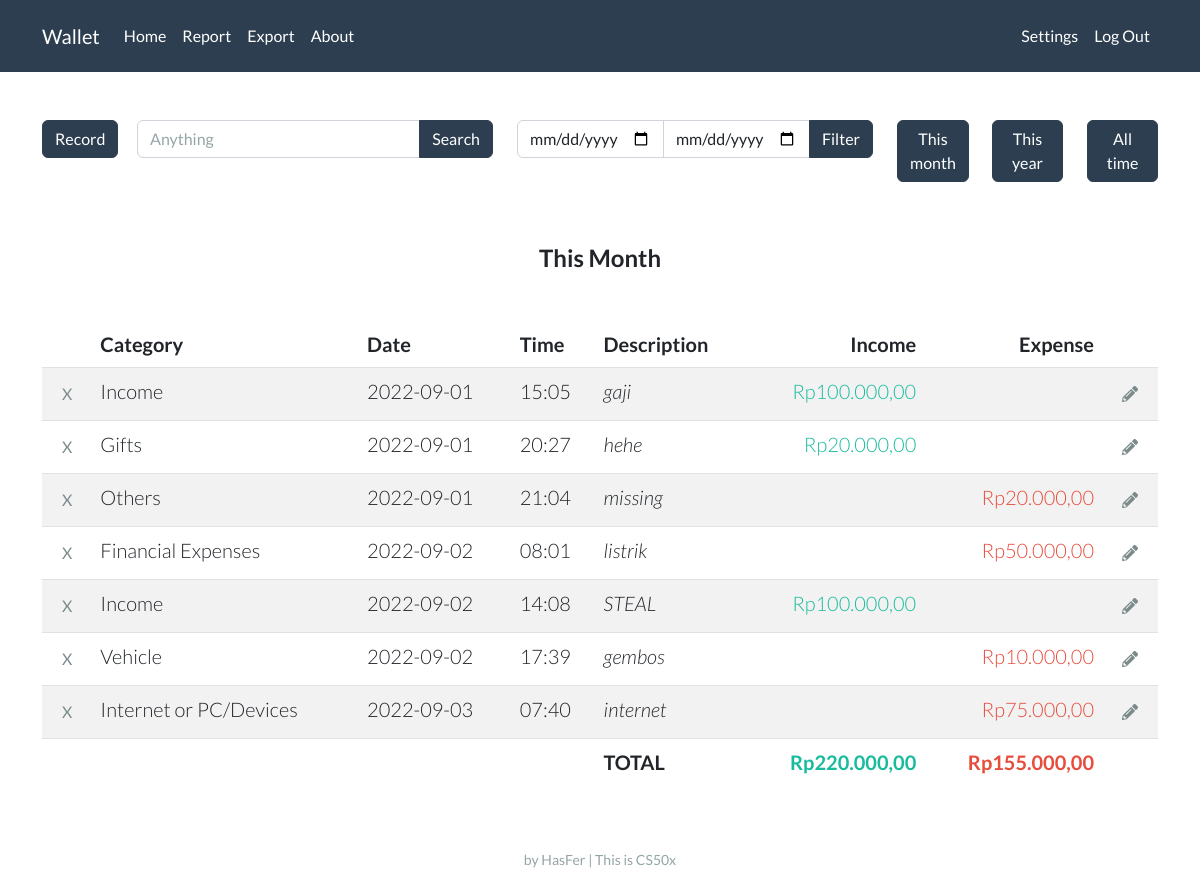
The page / (signed in) on the database its author committed.
### tables this page shows
CREATE TABLE records (
                id INTEGER,
                user_id INTEGER,
                account_name TEXT,
                account_category TEXT,
                date NUMBER,
                time NUMBER,
                description TEXT, amount REAL, random_id TEXT,
                PRIMARY KEY(id),
                FOREIGN KEY(user_id) REFERENCES users(id)
                );

### app.py (the view, shortened to what this page needs)
@app.route("/", methods=["GET", "POST"])
def index():
    if session.get("user_id") is None:
        return render_template("index.html")
    con, cur = connect_db()
    if request.method == "GET":
        year_now = str(datetime.now().year)
        month_now = str(datetime.now().month)
        date_filter = year_now + '%' + month_now + '%'
        label = 'This Month'
    if request.form.get('filter_btn') == 'between':
        res = cur.execute("SELECT * FROM records WHERE user_id = ? AND date BETWEEN ? AND ?",
                          (session["user_id"], start_date, end_date))
    elif request.form.get('search_btn') == 'search_btn':
        res = cur.execute("SELECT * FROM records WHERE user_id = ? AND (account_name LIKE ? OR description LIKE ?)",
                          (session["user_id"], f"%{keyword}%", f"%{keyword}%"))
    else:
        res = cur.execute("SELECT * FROM records WHERE user_id = ? AND date LIKE ?", (session["user_id"], date_filter))
    res = list(res)
    income = 0
    expense = 0
    for i in res:
        if i[3] == 'Income':
            income += i[7]
        else:
            expense += i[7]
    records = []
    for i in res:
        i = list(i)
        i[7] = idr(i[7])
        records.append(i)
    income = idr(income)
    expense = idr(expense)
    income_list, expense_list = account_name_list()
    default_selected = "selected"
    con.close()
    return render_template("home.html", records=records, income=income, expense=expense, label=label, date_now=get_date_now(), time_now=get_time_now(), income_list=income_list, expense_list=expense_list, default_selected=default_selected)

### helpers.py (called while the page is built)
def connect_db(db="wallet.db"):
    con = sqlite3.connect(db)
    cur = con.cursor()
    return con, cur

def idr(value):
    value = f"Rp{value:,.2f}"
    rupiah = value.replace(".", "#")
    rupiah = rupiah.replace(",", ".")
    rupiah = rupiah.replace("#", ",")
    return rupiah

def get_date_now():
    now = datetime.now()
    day = now.day
    if day < 10:
        day = f"0{day}"
    month = now.month
    if month < 10:
        month = f"0{month}"
    year = now.year
    date_now = f"{year}-{month}-{day}"
    return date_now

def get_time_now():
    now = datetime.now()
    hour = now.hour
    if hour < 10:
        hour = f"0{hour}"
    minute = now.minute
    if minute < 10:
        minute = f"0{minute}"
    time_now = f"{hour}:{minute}"
    return time_now

def account_name_list(selected='', plug=''):
    con, cur = connect_db()
    res = cur.execute("SELECT * FROM account")
    income_list = []
    expense_list = []
    for i in res:
        if i[0] == 'Income':
            if i[1] == selected:
                income_list.append([i[1], 'selected'])
            else:
                income_list.append([i[1], plug])
        else:
            if i[1] == selected:
                expense_list.append([i[1], 'selected'])
            else:
                expense_list.append([i[1], plug])
    con.close()
    return income_list, expense_list

### templates/home.html (shortened to what this page needs)
{% extends "layout.html" %}
{% block main %}
<div class="row">
    <div class="col-lg-1">
        <button type="button" class="btn btn-primary mb-3" data-bs-toggle="collapse" data-bs-target="#demo">Record</button>
    </div>
        <div class="col-lg-4">
            <form action="/" method="post">
                <div class="input-group mb-3">
                    <input name="search_vield" type="text" class="form-control" placeholder="Anything" aria-label="Search" aria-describedby="button-addon2">
                    <button name="search_btn" value="search_btn" class="btn btn-primary" type="submit" id="button-addon2">Search</button>
                </div>
            </form>
        </div>
    <div class="col-lg-4">
        <form action="/" method="post">
            <div class="input-group mb-3">
                <input name="start_date" type="date" class="form-control">
                <input name="end_date" type="date" class="form-control">
                <button name="filter_btn" value="between" class="btn btn-primary" type="submit" id="button-addon2">Filter</button>
            </div>
        </form>
    </div>
    <div class="col-lg-1 mb-3">
        <button class="btn btn-primary mb-3" onclick="location.href = '/';">This month</button>
    </div>
    <div class="col-lg-1 mb-3">
        <form action="/" method="post">
            <button name="filter_btn" value="thisyear" type="submit" class="btn btn-primary mb-3">This year</button>
    </div>
    <div class="col-lg-1 mb-3">
            <button name="filter_btn" value="alltime" type="submit" class="btn btn-primary mb-3">All time</button>
    </div>
</div>
<br>
<h4 class="mb-5 fw-bold">{{ label }}</h4>
<table class="table table-striped">
    <thead>
        <tr>
            <th style="width:1%;"></th>
            <th class="text-start">Category</th>
            <th class="text-start">Date</th>
            <th class="text-start">Time</th>
            <th class="text-start">Description</th>
            <th class="text-end">Income</th>
            <th class="text-end">Expense</th>
            <th style="width:1%;"></th>
        </tr>
    </thead>
    <tbody>
        {% for record in records %}
        <tr>
            <td>
                <form action="/delete" method="post">
                    <input class="btn btn-outline-dark border-0" type="submit" value="X" title="Delete">
                </form>
            </td>
            <td class="text-start">{{ record[2] }}</td>
            <td class="text-start">{{ record[4] }}</td>
            <td class="text-start">{{ record[5] }}</td>
            <td class="text-start"><em>{{ record[6] }}</em></td>
            <td class="text-end text-success">{% if record[3] in "Income" %}{{ record[7] }}{% endif %}</td>
            <td class="text-end text-danger">{% if record[3] not in "Income" %}{{ record[7] }}{% endif %}</td>
            <td>
                <form action="/edit" method="post">
                    <button class="btn btn-outline-dark border-0" type="submit" title="Edit">
                    </button>
                </form>
            </td>
        </tr>
        {% endfor %}
    </tbody>
    <tfoot>
        <tr>
            <td class="border-0"></td>
            <td class="border-0"></td>
            <td class="border-0"></td>
            <td class="border-0"></td>
            <td class="border-0 fw-bold text-start">TOTAL</td>
            <td class="border-0 fw-bold text-end text-success">{{ income }}</td>
            <td class="border-0 fw-bold text-end text-danger">{{ expense }}</td>
            <td class="border-0"></td>
        </tr>
    </tfoot>
</table>
{% endblock %}

### templates/layout.html (shortened to what this page needs)
<!DOCTYPE html>
<html lang="en">
<head>
    <link rel="stylesheet" href="/static/light.css">
</head>
<body>
    <nav class="navbar navbar-expand-lg navbar-dark bg-primary">
        <div class="container">
            <a class="navbar-brand" href="/">Wallet</a>
            <div class="collapse navbar-collapse" id="navbarColor01">
                {% if session["user_id"] %}
                <ul class="navbar-nav me-auto">
                    <li class="nav-item"><a class="nav-link" href="/">Home</a></li>
                    <li class="nav-item"><a class="nav-link" href="/report">Report</a></li>
                    <li class="nav-item"><a class="nav-link" href="/export">Export</a></li>
                    <li class="nav-item"><a class="nav-link" href="#">About</a></li>
                </ul>
                <ul class="navbar-nav ms-auto">
                    <li class="nav-item"><a class="nav-link" href="/settings">Settings</a></li>
                    <li class="nav-item"><a class="nav-link" href="/logout">Log Out</a></li>
                </ul>
                {% endif %}
            </div>
        </div>
    </nav>
    <main class="container py-5 lead text-center">
        {% block main %}{% endblock %}
    </main>
    <footer class="mb-5 small text-center text-muted">
        by HasFer | This is CS50x
    </footer>
</body>
</html>

### rows shown on the page
records: account_name "Income", date "2022-09-01", time "15:05", description "gaji", amount "Rp100.000,00"
records: account_name "Gifts", date "2022-09-01", time "20:27", description "hehe", amount "Rp20.000,00"
records: account_name "Others", date "2022-09-01", time "21:04", description "missing", amount "Rp20.000,00"
records: account_name "Financial Expenses", date "2022-09-02", time "08:01", description "listrik", amount "Rp50.000,00"
records: account_name "Income", date "2022-09-02", time "14:08", description "STEAL", amount "Rp100.000,00"
records: account_name "Vehicle", date "2022-09-02", time "17:39", description "gembos", amount "Rp10.000,00"
records: account_name "Internet or PC/Devices", date "2022-09-03", time "07:40", description "internet", amount "Rp75.000,00"

### other values the page prints
{{ label }} "This Month"
{{ income }} "Rp220.000,00"
{{ expense }} "Rp155.000,00"
